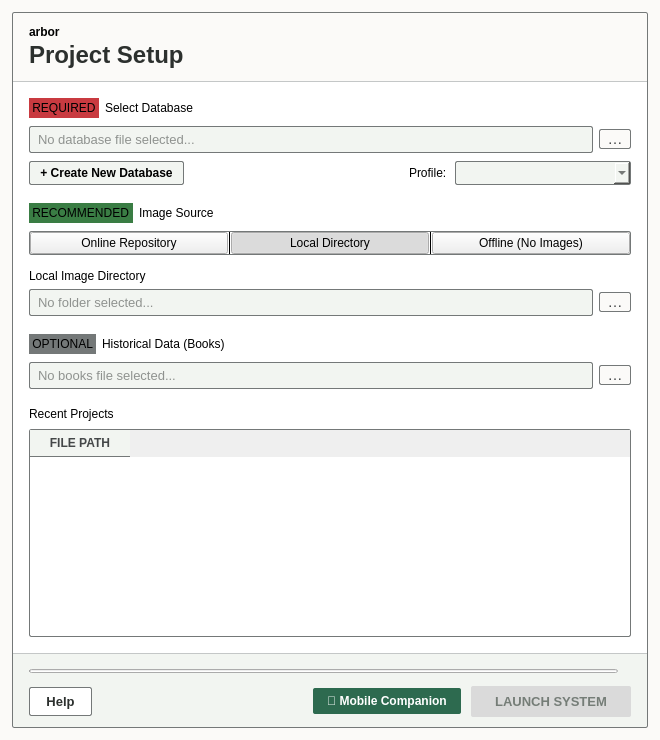
<?xml version="1.0" encoding="UTF-8"?>
<ui version="4.0">
 <class>StartupDialog</class>
 <widget class="QDialog" name="StartupDialog">
  <property name="geometry">
   <rect>
    <x>0</x>
    <y>0</y>
    <width>660</width>
    <height>740</height>
   </rect>
  </property>
  <property name="minimumSize">
   <size>
    <width>480</width>
    <height>520</height>
   </size>
  </property>
  <property name="windowTitle">
   <string>arbor — Project Setup</string>
  </property>
  <property name="styleSheet">
   <string notr="true">QDialog#StartupDialog {
    background-color: #fbfaf8;
}
QFrame#card_frame {
    background-color: #ffffff;
    border: 1px solid #747878;
    border-radius: 2px;
}
QFrame#header_frame {
    background-color: #fbfaf8;
    border-top-left-radius: 2px;
    border-top-right-radius: 2px;
}
QFrame#footer_frame {
    background-color: #f2f5f1;
    border-bottom-left-radius: 2px;
    border-bottom-right-radius: 2px;
}
QLabel#lbl_app_tag {
    font-family: &quot;JetBrains Mono&quot;, &quot;Courier New&quot;, monospace;
    font-size: 9pt;
    font-weight: bold;
    color: #000000;
}
QLabel#lbl_title {
    font-family: &quot;Segoe UI&quot;, &quot;Inter&quot;;
    font-size: 18pt;
    font-weight: bold;
    color: #2c302e;
}
QFrame#line_header_divider, QFrame#line_footer_divider {
    background-color: #c4c7c7;
    border: none;
    max-height: 1px;
}
QScrollArea#body_scroll_area {
    background-color: #ffffff;
    border: none;
}
QWidget#scrollAreaWidgetContents {
    background-color: #ffffff;
}
QLabel.section-label {
    font-family: &quot;JetBrains Mono&quot;, &quot;Courier New&quot;, monospace;
    font-size: 9pt;
    font-weight: bold;
    color: #444748;
}
QLabel.badge {
    border-radius: 2px;
    padding: 1px 4px;
    font-family: &quot;JetBrains Mono&quot;, &quot;Courier New&quot;, monospace;
    font-size: 8pt;
    font-weight: bold;
    color: #ffffff;
}
QLabel#badge_db_required {
    background-color: #c93a40;
}
QLabel#badge_img_recommended {
    background-color: #3a7d44;
}
QLabel#badge_books_optional {
    background-color: #747878;
}
QLineEdit {
    background-color: #f2f5f1;
    color: #2c302e;
    font-family: &quot;JetBrains Mono&quot;, &quot;Courier New&quot;, monospace;
    font-size: 10pt;
    border: 1px solid #747878;
    border-radius: 2px;
    padding: 4px 6px;
}
QLineEdit:focus {
    background-color: #ffffff;
    border: 1px solid #000000;
}
QPushButton#btn_browse_db, QPushButton#btn_browse_images, QPushButton#btn_browse_books {
    background-color: #fbfaf8;
    color: #444748;
    font-family: &quot;Segoe UI&quot;, &quot;Inter&quot;;
    font-size: 11pt;
    border: 1px solid #747878;
    border-radius: 2px;
    min-width: 30px;
    max-width: 30px;
}
QPushButton#btn_browse_db:hover, QPushButton#btn_browse_images:hover, QPushButton#btn_browse_books:hover {
    background-color: #e9ece5;
}
QPushButton#btn_create_db {
    background-color: #f2f5f1;
    color: #000000;
    font-family: &quot;Segoe UI&quot;, &quot;Inter&quot;;
    font-size: 9pt;
    font-weight: bold;
    border: 1px solid #747878;
    border-radius: 2px;
    padding: 4px 10px;
}
QPushButton#btn_create_db:hover {
    background-color: #e9ece5;
}
QComboBox#combo_profile {
    background-color: #f2f5f1;
    color: #2c302e;
    font-family: &quot;Segoe UI&quot;, &quot;Inter&quot;;
    font-size: 9pt;
    border: 1px solid #747878;
    border-radius: 2px;
    padding: 3px 8px;
    min-width: 140px;
}
QFrame#frame_image_modes {
    background-color: #ffffff;
    border: 1px solid #747878;
    border-radius: 2px;
}
QPushButton.segment-btn {
    background-color: #ffffff;
    color: #444748;
    font-family: &quot;JetBrains Mono&quot;, &quot;Courier New&quot;, monospace;
    font-size: 9pt;
    font-weight: bold;
    border: none;
    padding: 6px 12px;
}
QPushButton.segment-btn:hover {
    background-color: #e9ece5;
}
QPushButton.segment-btn:checked {
    background-color: #000000;
    color: #ffffff;
}
QFrame.segment-divider {
    background-color: #747878;
    max-width: 1px;
    min-width: 1px;
}
QTableWidget#table_recent_projects {
    background-color: #ffffff;
    border: 1px solid #747878;
    border-radius: 2px;
    gridline-color: #c4c7c7;
    font-family: &quot;JetBrains Mono&quot;, &quot;Courier New&quot;, monospace;
    font-size: 9pt;
}
QTableWidget#table_recent_projects::item {
    padding: 4px 8px;
    color: #2c302e;
}
QTableWidget#table_recent_projects::item:hover {
    background-color: #e9ece5;
}
QTableWidget#table_recent_projects::item:selected {
    background-color: #e9ece5;
    color: #000000;
}
QHeaderView::section {
    background-color: #f2f5f1;
    color: #444748;
    font-family: &quot;JetBrains Mono&quot;, &quot;Courier New&quot;, monospace;
    font-size: 9pt;
    font-weight: bold;
    border: none;
    border-bottom: 1px solid #747878;
    padding: 4px 8px;
}
QPushButton#btn_help {
    background-color: #ffffff;
    color: #2c302e;
    font-family: &quot;Segoe UI&quot;, &quot;Inter&quot;;
    font-size: 10pt;
    font-weight: bold;
    border: 1px solid #747878;
    border-radius: 2px;
    padding: 6px 16px;
}
QPushButton#btn_help:hover {
    background-color: #e9ece5;
}
QPushButton#btn_mobile {
    background-color: #2d6a4f;
    color: #ffffff;
    font-family: &quot;Segoe UI&quot;, &quot;Inter&quot;;
    font-size: 9pt;
    font-weight: bold;
    border: none;
    border-radius: 2px;
    padding: 6px 14px;
}
QPushButton#btn_mobile:hover {
    background-color: #388463;
}
QPushButton#btn_launch {
    background-color: #000000;
    color: #ffffff;
    font-family: &quot;Segoe UI&quot;, &quot;Inter&quot;;
    font-size: 10pt;
    font-weight: bold;
    border: none;
    border-radius: 2px;
    padding: 8px 24px;
}
QPushButton#btn_launch:hover {
    background-color: #2c302e;
}
QPushButton#btn_launch:disabled {
    background-color: #dadada;
    color: #757d77;
}
QLabel#lbl_ready_status {
    font-family: &quot;Segoe UI&quot;, &quot;Inter&quot;;
    font-size: 9pt;
    font-weight: bold;
    color: #3a7d44;
}
QLabel#lbl_status {
    font-family: &quot;Segoe UI&quot;, &quot;Inter&quot;;
    font-size: 9pt;
    color: #444748;
}</string>
  </property>
  <layout class="QVBoxLayout" name="root_layout">
   <property name="spacing">
    <number>0</number>
   </property>
   <property name="leftMargin">
    <number>12</number>
   </property>
   <property name="topMargin">
    <number>12</number>
   </property>
   <property name="rightMargin">
    <number>12</number>
   </property>
   <property name="bottomMargin">
    <number>12</number>
   </property>
   <item>
    <widget class="QFrame" name="card_frame">
     <property name="frameShape">
      <enum>QFrame::StyledPanel</enum>
     </property>
     <property name="frameShadow">
      <enum>QFrame::Plain</enum>
     </property>
     <layout class="QVBoxLayout" name="card_layout">
      <property name="spacing">
       <number>0</number>
      </property>
      <property name="leftMargin">
       <number>0</number>
      </property>
      <property name="topMargin">
       <number>0</number>
      </property>
      <property name="rightMargin">
       <number>0</number>
      </property>
      <property name="bottomMargin">
       <number>0</number>
      </property>
      <item>
       <widget class="QFrame" name="header_frame">
        <property name="frameShape">
         <enum>QFrame::NoFrame</enum>
        </property>
        <layout class="QVBoxLayout" name="header_layout">
         <property name="spacing">
          <number>2</number>
         </property>
         <property name="leftMargin">
          <number>16</number>
         </property>
         <property name="topMargin">
          <number>12</number>
         </property>
         <property name="rightMargin">
          <number>16</number>
         </property>
         <property name="bottomMargin">
          <number>12</number>
         </property>
         <item>
          <widget class="QLabel" name="lbl_app_tag">
           <property name="text">
            <string>arbor</string>
           </property>
          </widget>
         </item>
         <item>
          <widget class="QLabel" name="lbl_title">
           <property name="text">
            <string>Project Setup</string>
           </property>
          </widget>
         </item>
        </layout>
       </widget>
      </item>
      <item>
       <widget class="QFrame" name="line_header_divider">
        <property name="frameShape">
         <enum>QFrame::HLine</enum>
        </property>
       </widget>
      </item>
      <item>
       <widget class="QScrollArea" name="body_scroll_area">
        <property name="widgetResizable">
         <bool>true</bool>
        </property>
        <widget class="QWidget" name="scrollAreaWidgetContents">
         <property name="geometry">
          <rect>
           <x>0</x>
           <y>0</y>
           <width>634</width>
           <height>560</height>
          </rect>
         </property>
         <layout class="QVBoxLayout" name="body_layout">
          <property name="spacing">
           <number>18</number>
          </property>
          <property name="leftMargin">
           <number>16</number>
          </property>
          <property name="topMargin">
           <number>16</number>
          </property>
          <property name="rightMargin">
           <number>16</number>
          </property>
          <property name="bottomMargin">
           <number>16</number>
          </property>
          <item>
           <widget class="QWidget" name="section_db" native="true">
            <layout class="QVBoxLayout" name="section_db_layout">
             <property name="spacing">
              <number>8</number>
             </property>
             <property name="leftMargin">
              <number>0</number>
             </property>
             <property name="topMargin">
              <number>0</number>
             </property>
             <property name="rightMargin">
              <number>0</number>
             </property>
             <property name="bottomMargin">
              <number>0</number>
             </property>
             <item>
              <widget class="QWidget" name="db_header_row" native="true">
               <layout class="QHBoxLayout" name="db_header_layout">
                <property name="spacing">
                 <number>6</number>
                </property>
                <property name="leftMargin">
                 <number>0</number>
                </property>
                <property name="topMargin">
                 <number>0</number>
                </property>
                <property name="rightMargin">
                 <number>0</number>
                </property>
                <property name="bottomMargin">
                 <number>0</number>
                </property>
                <item>
                 <widget class="QLabel" name="badge_db_required">
                  <property name="text">
                   <string> REQUIRED </string>
                  </property>
                  <property name="class" stdset="0">
                   <string>badge</string>
                  </property>
                 </widget>
                </item>
                <item>
                 <widget class="QLabel" name="lbl_db_title">
                  <property name="text">
                   <string>Select Database</string>
                  </property>
                  <property name="class" stdset="0">
                   <string>section-label</string>
                  </property>
                 </widget>
                </item>
                <item>
                 <spacer name="db_header_spacer">
                  <property name="orientation">
                   <enum>Qt::Horizontal</enum>
                  </property>
                  <property name="sizeHint" stdset="0">
                   <size>
                    <width>40</width>
                    <height>20</height>
                   </size>
                  </property>
                 </spacer>
                </item>
               </layout>
              </widget>
             </item>
             <item>
              <widget class="QWidget" name="db_input_row" native="true">
               <layout class="QHBoxLayout" name="db_input_layout">
                <property name="spacing">
                 <number>6</number>
                </property>
                <property name="leftMargin">
                 <number>0</number>
                </property>
                <property name="topMargin">
                 <number>0</number>
                </property>
                <property name="rightMargin">
                 <number>0</number>
                </property>
                <property name="bottomMargin">
                 <number>0</number>
                </property>
                <item>
                 <widget class="QLineEdit" name="input_db_path">
                  <property name="readOnly">
                   <bool>true</bool>
                  </property>
                  <property name="placeholderText">
                   <string>No database file selected...</string>
                  </property>
                 </widget>
                </item>
                <item>
                 <widget class="QPushButton" name="btn_browse_db">
                  <property name="cursor">
                   <cursorShape>PointingHandCursor</cursorShape>
                  </property>
                  <property name="text">
                   <string>…</string>
                  </property>
                 </widget>
                </item>
               </layout>
              </widget>
             </item>
             <item>
              <widget class="QWidget" name="db_sub_row" native="true">
               <layout class="QHBoxLayout" name="db_sub_layout">
                <property name="spacing">
                 <number>8</number>
                </property>
                <property name="leftMargin">
                 <number>0</number>
                </property>
                <property name="topMargin">
                 <number>0</number>
                </property>
                <property name="rightMargin">
                 <number>0</number>
                </property>
                <property name="bottomMargin">
                 <number>0</number>
                </property>
                <item>
                 <widget class="QPushButton" name="btn_create_db">
                  <property name="cursor">
                   <cursorShape>PointingHandCursor</cursorShape>
                  </property>
                  <property name="text">
                   <string>+ Create New Database</string>
                  </property>
                 </widget>
                </item>
                <item>
                 <spacer name="db_sub_spacer">
                  <property name="orientation">
                   <enum>Qt::Horizontal</enum>
                  </property>
                  <property name="sizeHint" stdset="0">
                   <size>
                    <width>40</width>
                    <height>20</height>
                   </size>
                  </property>
                 </spacer>
                </item>
                <item>
                 <widget class="QLabel" name="lbl_profile">
                  <property name="text">
                   <string>Profile:</string>
                  </property>
                  <property name="class" stdset="0">
                   <string>section-label</string>
                  </property>
                 </widget>
                </item>
                <item>
                 <widget class="QComboBox" name="combo_profile">
                  <property name="cursor">
                   <cursorShape>PointingHandCursor</cursorShape>
                  </property>
                 </widget>
                </item>
               </layout>
              </widget>
             </item>
            </layout>
           </widget>
          </item>
          <item>
           <widget class="QWidget" name="section_images" native="true">
            <layout class="QVBoxLayout" name="section_images_layout">
             <property name="spacing">
              <number>8</number>
             </property>
             <property name="leftMargin">
              <number>0</number>
             </property>
             <property name="topMargin">
              <number>0</number>
             </property>
             <property name="rightMargin">
              <number>0</number>
             </property>
             <property name="bottomMargin">
              <number>0</number>
             </property>
             <item>
              <widget class="QWidget" name="images_header_row" native="true">
               <layout class="QHBoxLayout" name="images_header_layout">
                <property name="spacing">
                 <number>6</number>
                </property>
                <property name="leftMargin">
                 <number>0</number>
                </property>
                <property name="topMargin">
                 <number>0</number>
                </property>
                <property name="rightMargin">
                 <number>0</number>
                </property>
                <property name="bottomMargin">
                 <number>0</number>
                </property>
                <item>
                 <widget class="QLabel" name="badge_img_recommended">
                  <property name="text">
                   <string> RECOMMENDED </string>
                  </property>
                  <property name="class" stdset="0">
                   <string>badge</string>
                  </property>
                 </widget>
                </item>
                <item>
                 <widget class="QLabel" name="lbl_img_title">
                  <property name="text">
                   <string>Image Source</string>
                  </property>
                  <property name="class" stdset="0">
                   <string>section-label</string>
                  </property>
                 </widget>
                </item>
                <item>
                 <spacer name="images_header_spacer">
                  <property name="orientation">
                   <enum>Qt::Horizontal</enum>
                  </property>
                  <property name="sizeHint" stdset="0">
                   <size>
                    <width>40</width>
                    <height>20</height>
                   </size>
                  </property>
                 </spacer>
                </item>
               </layout>
              </widget>
             </item>
             <item>
              <widget class="QFrame" name="frame_image_modes">
               <property name="frameShape">
                <enum>QFrame::StyledPanel</enum>
               </property>
               <layout class="QHBoxLayout" name="image_modes_layout">
                <property name="spacing">
                 <number>0</number>
                </property>
                <property name="leftMargin">
                 <number>0</number>
                </property>
                <property name="topMargin">
                 <number>0</number>
                </property>
                <property name="rightMargin">
                 <number>0</number>
                </property>
                <property name="bottomMargin">
                 <number>0</number>
                </property>
                <item>
                 <widget class="QPushButton" name="btn_mode_online">
                  <property name="cursor">
                   <cursorShape>PointingHandCursor</cursorShape>
                  </property>
                  <property name="text">
                   <string>Online Repository</string>
                  </property>
                  <property name="checkable">
                   <bool>true</bool>
                  </property>
                  <property name="class" stdset="0">
                   <string>segment-btn</string>
                  </property>
                 </widget>
                </item>
                <item>
                 <widget class="QFrame" name="line_seg_1">
                  <property name="frameShape">
                   <enum>QFrame::VLine</enum>
                  </property>
                  <property name="class" stdset="0">
                   <string>segment-divider</string>
                  </property>
                 </widget>
                </item>
                <item>
                 <widget class="QPushButton" name="btn_mode_local">
                  <property name="cursor">
                   <cursorShape>PointingHandCursor</cursorShape>
                  </property>
                  <property name="text">
                   <string>Local Directory</string>
                  </property>
                  <property name="checkable">
                   <bool>true</bool>
                  </property>
                  <property name="checked">
                   <bool>true</bool>
                  </property>
                  <property name="class" stdset="0">
                   <string>segment-btn</string>
                  </property>
                 </widget>
                </item>
                <item>
                 <widget class="QFrame" name="line_seg_2">
                  <property name="frameShape">
                   <enum>QFrame::VLine</enum>
                  </property>
                  <property name="class" stdset="0">
                   <string>segment-divider</string>
                  </property>
                 </widget>
                </item>
                <item>
                 <widget class="QPushButton" name="btn_mode_offline">
                  <property name="cursor">
                   <cursorShape>PointingHandCursor</cursorShape>
                  </property>
                  <property name="text">
                   <string>Offline (No Images)</string>
                  </property>
                  <property name="checkable">
                   <bool>true</bool>
                  </property>
                  <property name="class" stdset="0">
                   <string>segment-btn</string>
                  </property>
                 </widget>
                </item>
               </layout>
              </widget>
             </item>
             <item>
              <widget class="QWidget" name="folder_picker_container" native="true">
               <layout class="QVBoxLayout" name="folder_picker_layout">
                <property name="spacing">
                 <number>6</number>
                </property>
                <property name="leftMargin">
                 <number>0</number>
                </property>
                <property name="topMargin">
                 <number>6</number>
                </property>
                <property name="rightMargin">
                 <number>0</number>
                </property>
                <property name="bottomMargin">
                 <number>0</number>
                </property>
                <item>
                 <widget class="QLabel" name="lbl_local_folder_title">
                  <property name="text">
                   <string>Local Image Directory</string>
                  </property>
                  <property name="class" stdset="0">
                   <string>section-label</string>
                  </property>
                 </widget>
                </item>
                <item>
                 <widget class="QWidget" name="folder_input_row" native="true">
                  <layout class="QHBoxLayout" name="folder_input_layout">
                   <property name="spacing">
                    <number>6</number>
                   </property>
                   <property name="leftMargin">
                    <number>0</number>
                   </property>
                   <property name="topMargin">
                    <number>0</number>
                   </property>
                   <property name="rightMargin">
                    <number>0</number>
                   </property>
                   <property name="bottomMargin">
                    <number>0</number>
                   </property>
                   <item>
                    <widget class="QLineEdit" name="input_image_path">
                     <property name="readOnly">
                      <bool>true</bool>
                     </property>
                     <property name="placeholderText">
                      <string>No folder selected...</string>
                     </property>
                    </widget>
                   </item>
                   <item>
                    <widget class="QPushButton" name="btn_browse_images">
                     <property name="cursor">
                      <cursorShape>PointingHandCursor</cursorShape>
                     </property>
                     <property name="text">
                      <string>…</string>
                     </property>
                    </widget>
                   </item>
                  </layout>
                 </widget>
                </item>
               </layout>
              </widget>
             </item>
            </layout>
           </widget>
          </item>
          <item>
           <widget class="QWidget" name="section_books" native="true">
            <layout class="QVBoxLayout" name="section_books_layout">
             <property name="spacing">
              <number>8</number>
             </property>
             <property name="leftMargin">
              <number>0</number>
             </property>
             <property name="topMargin">
              <number>0</number>
             </property>
             <property name="rightMargin">
              <number>0</number>
             </property>
             <property name="bottomMargin">
              <number>0</number>
             </property>
             <item>
              <widget class="QWidget" name="books_header_row" native="true">
               <layout class="QHBoxLayout" name="books_header_layout">
                <property name="spacing">
                 <number>6</number>
                </property>
                <property name="leftMargin">
                 <number>0</number>
                </property>
                <property name="topMargin">
                 <number>0</number>
                </property>
                <property name="rightMargin">
                 <number>0</number>
                </property>
                <property name="bottomMargin">
                 <number>0</number>
                </property>
                <item>
                 <widget class="QLabel" name="badge_books_optional">
                  <property name="text">
                   <string> OPTIONAL </string>
                  </property>
                  <property name="class" stdset="0">
                   <string>badge</string>
                  </property>
                 </widget>
                </item>
                <item>
                 <widget class="QLabel" name="lbl_books_title">
                  <property name="text">
                   <string>Historical Data (Books)</string>
                  </property>
                  <property name="class" stdset="0">
                   <string>section-label</string>
                  </property>
                 </widget>
                </item>
                <item>
                 <spacer name="books_header_spacer">
                  <property name="orientation">
                   <enum>Qt::Horizontal</enum>
                  </property>
                  <property name="sizeHint" stdset="0">
                   <size>
                    <width>40</width>
                    <height>20</height>
                   </size>
                  </property>
                 </spacer>
                </item>
               </layout>
              </widget>
             </item>
             <item>
              <widget class="QWidget" name="books_input_row" native="true">
               <layout class="QHBoxLayout" name="books_input_layout">
                <property name="spacing">
                 <number>6</number>
                </property>
                <property name="leftMargin">
                 <number>0</number>
                </property>
                <property name="topMargin">
                 <number>0</number>
                </property>
                <property name="rightMargin">
                 <number>0</number>
                </property>
                <property name="bottomMargin">
                 <number>0</number>
                </property>
                <item>
                 <widget class="QLineEdit" name="input_books_path">
                  <property name="readOnly">
                   <bool>true</bool>
                  </property>
                  <property name="placeholderText">
                   <string>No books file selected...</string>
                  </property>
                 </widget>
                </item>
                <item>
                 <widget class="QPushButton" name="btn_browse_books">
                  <property name="cursor">
                   <cursorShape>PointingHandCursor</cursorShape>
                  </property>
                  <property name="text">
                   <string>…</string>
                  </property>
                 </widget>
                </item>
               </layout>
              </widget>
             </item>
            </layout>
           </widget>
          </item>
          <item>
           <widget class="QWidget" name="section_recent" native="true">
            <layout class="QVBoxLayout" name="section_recent_layout">
             <property name="spacing">
              <number>8</number>
             </property>
             <property name="leftMargin">
              <number>0</number>
             </property>
             <property name="topMargin">
              <number>0</number>
             </property>
             <property name="rightMargin">
              <number>0</number>
             </property>
             <property name="bottomMargin">
              <number>0</number>
             </property>
             <item>
              <widget class="QLabel" name="lbl_recent_title">
               <property name="text">
                <string>Recent Projects</string>
               </property>
               <property name="class" stdset="0">
                <string>section-label</string>
               </property>
              </widget>
             </item>
             <item>
              <widget class="QTableWidget" name="table_recent_projects">
               <property name="minimumSize">
                <size>
                 <width>0</width>
                 <height>120</height>
                </size>
               </property>
               <property name="editTriggers">
                <set>QAbstractItemView::NoEditTriggers</set>
               </property>
               <property name="selectionMode">
                <enum>QAbstractItemView::SingleSelection</enum>
               </property>
               <property name="selectionBehavior">
                <enum>QAbstractItemView::SelectRows</enum>
               </property>
               <property name="showGrid">
                <bool>false</bool>
               </property>
               <property name="columnCount">
                <number>1</number>
               </property>
               <column>
                <property name="text">
                 <string>FILE PATH</string>
                </property>
               </column>
              </widget>
             </item>
            </layout>
           </widget>
          </item>
         </layout>
        </widget>
       </widget>
      </item>
      <item>
       <widget class="QFrame" name="line_footer_divider">
        <property name="frameShape">
         <enum>QFrame::HLine</enum>
        </property>
       </widget>
      </item>
      <item>
       <widget class="QFrame" name="footer_frame">
        <property name="frameShape">
         <enum>QFrame::NoFrame</enum>
        </property>
        <layout class="QVBoxLayout" name="footer_layout">
         <property name="spacing">
          <number>8</number>
         </property>
         <property name="leftMargin">
          <number>16</number>
         </property>
         <property name="topMargin">
          <number>10</number>
         </property>
         <property name="rightMargin">
          <number>16</number>
         </property>
         <property name="bottomMargin">
          <number>10</number>
         </property>
         <item>
          <widget class="QWidget" name="footer_status_row" native="true">
           <layout class="QHBoxLayout" name="footer_status_layout">
            <property name="spacing">
             <number>6</number>
            </property>
            <property name="leftMargin">
             <number>0</number>
            </property>
            <property name="topMargin">
             <number>0</number>
            </property>
            <property name="rightMargin">
             <number>0</number>
            </property>
            <property name="bottomMargin">
             <number>0</number>
            </property>
            <item>
             <widget class="QProgressBar" name="progress_bar">
              <property name="minimumSize">
               <size>
                <width>0</width>
                <height>4</height>
               </size>
              </property>
              <property name="maximumSize">
               <size>
                <width>16777215</width>
                <height>4</height>
               </size>
              </property>
              <property name="value">
               <number>0</number>
              </property>
              <property name="textVisible">
               <bool>false</bool>
              </property>
             </widget>
            </item>
            <item>
             <widget class="QLabel" name="lbl_ready_status">
              <property name="text">
               <string/>
              </property>
              <property name="alignment">
               <set>Qt::AlignRight|Qt::AlignTrailing|Qt::AlignVCenter</set>
              </property>
             </widget>
            </item>
           </layout>
          </widget>
         </item>
         <item>
          <widget class="QWidget" name="footer_buttons_row" native="true">
           <layout class="QHBoxLayout" name="footer_buttons_layout">
            <property name="spacing">
             <number>10</number>
            </property>
            <property name="leftMargin">
             <number>0</number>
            </property>
            <property name="topMargin">
             <number>0</number>
            </property>
            <property name="rightMargin">
             <number>0</number>
            </property>
            <property name="bottomMargin">
             <number>0</number>
            </property>
            <item>
             <widget class="QPushButton" name="btn_help">
              <property name="cursor">
               <cursorShape>PointingHandCursor</cursorShape>
              </property>
              <property name="text">
               <string>Help</string>
              </property>
             </widget>
            </item>
            <item>
             <widget class="QLabel" name="lbl_status">
              <property name="text">
               <string/>
              </property>
             </widget>
            </item>
            <item>
             <spacer name="footer_spacer">
              <property name="orientation">
               <enum>Qt::Horizontal</enum>
              </property>
              <property name="sizeHint" stdset="0">
               <size>
                <width>40</width>
                <height>20</height>
               </size>
              </property>
             </spacer>
            </item>
            <item>
             <widget class="QPushButton" name="btn_mobile">
              <property name="cursor">
               <cursorShape>PointingHandCursor</cursorShape>
              </property>
              <property name="text">
               <string>📱 Mobile Companion</string>
              </property>
             </widget>
            </item>
            <item>
             <widget class="QPushButton" name="btn_launch">
              <property name="enabled">
               <bool>false</bool>
              </property>
              <property name="cursor">
               <cursorShape>PointingHandCursor</cursorShape>
              </property>
              <property name="text">
               <string>LAUNCH SYSTEM</string>
              </property>
             </widget>
            </item>
           </layout>
          </widget>
         </item>
        </layout>
       </widget>
      </item>
     </layout>
    </widget>
   </item>
  </layout>
 </widget>
 <resources/>
 <connections/>
</ui>
